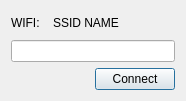
<?xml version="1.0" encoding="UTF-8"?>
<ui version="4.0">
 <class>QWIFIPassForm</class>
 <widget class="QDialog" name="QWIFIPassForm">
  <property name="geometry">
   <rect>
    <x>0</x>
    <y>0</y>
    <width>186</width>
    <height>101</height>
   </rect>
  </property>
  <property name="windowTitle">
   <string>Password</string>
  </property>
  <layout class="QGridLayout" name="gridLayout">
   <item row="2" column="0">
    <spacer name="horizontalSpacer">
     <property name="orientation">
      <enum>Qt::Horizontal</enum>
     </property>
     <property name="sizeHint" stdset="0">
      <size>
       <width>40</width>
       <height>20</height>
      </size>
     </property>
    </spacer>
   </item>
   <item row="0" column="0">
    <widget class="QLabel" name="label">
     <property name="text">
      <string>WIFI:</string>
     </property>
    </widget>
   </item>
   <item row="1" column="0" colspan="3">
    <widget class="QLineEdit" name="lineEdit_ssid_password"/>
   </item>
   <item row="2" column="2">
    <widget class="QPushButton" name="pushButton_ssid_connect">
     <property name="text">
      <string>Connect</string>
     </property>
    </widget>
   </item>
   <item row="0" column="1" colspan="2">
    <widget class="QLabel" name="label_ssid_name">
     <property name="text">
      <string>SSID NAME</string>
     </property>
    </widget>
   </item>
   <item row="2" column="1">
    <spacer name="horizontalSpacer_2">
     <property name="orientation">
      <enum>Qt::Horizontal</enum>
     </property>
     <property name="sizeHint" stdset="0">
      <size>
       <width>40</width>
       <height>20</height>
      </size>
     </property>
    </spacer>
   </item>
  </layout>
 </widget>
 <resources/>
 <connections/>
</ui>
